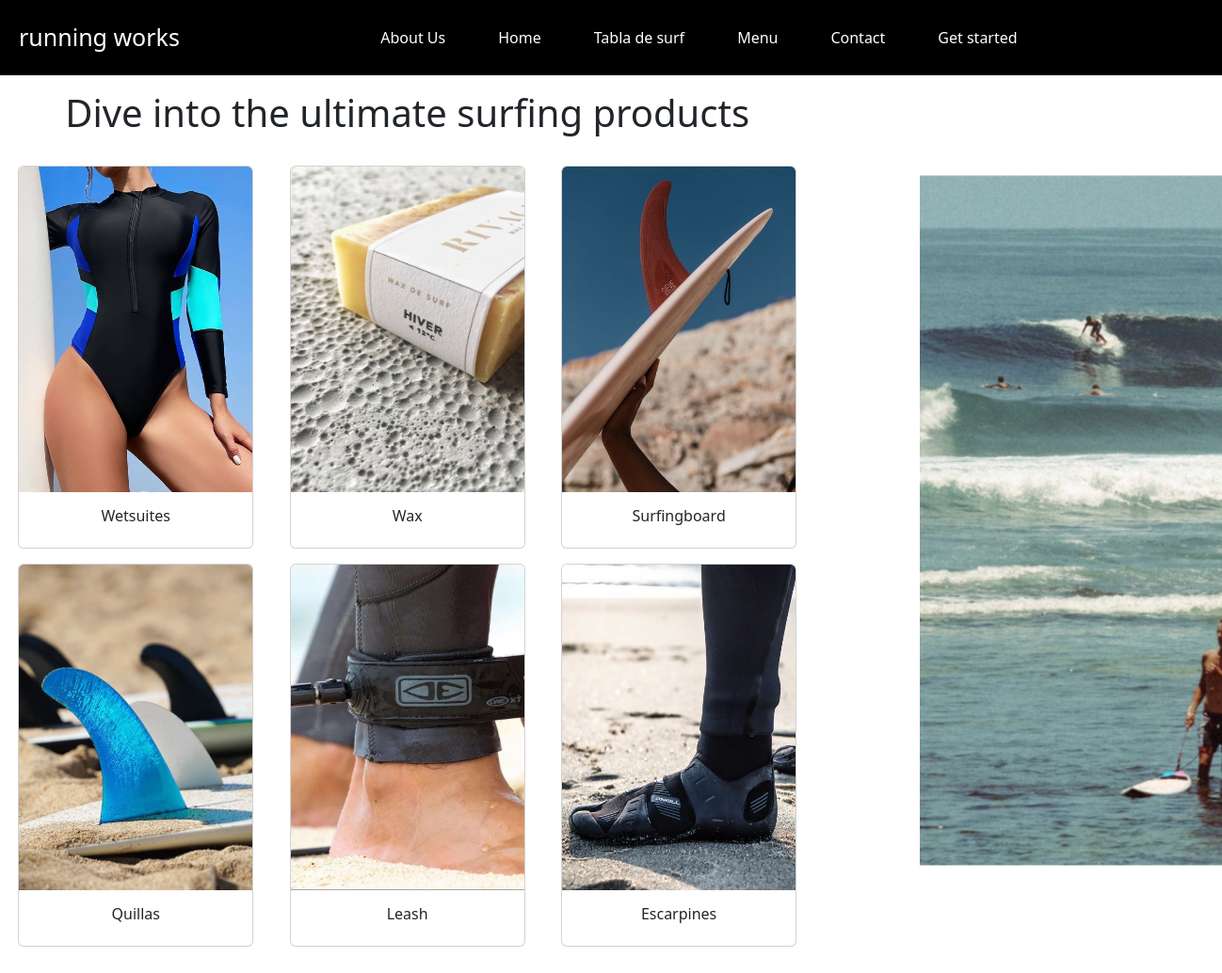
Screenshot of /aboutPage.php with the database file from the repository.
### tables this page shows
CREATE TABLE `about_page` (
  `navbar_title` varchar(255) DEFAULT NULL,
  `about_us` varchar(255) DEFAULT NULL,
  `home` varchar(255) DEFAULT NULL,
  `individual` varchar(255) DEFAULT NULL,
  `archive` varchar(255) DEFAULT NULL,
  `contact` varchar(255) DEFAULT NULL,
  `get_started` varchar(255) DEFAULT NULL,
  `main_title` varchar(255) DEFAULT NULL,
  `image1` varchar(255) DEFAULT NULL,
  `product1` varchar(255) DEFAULT NULL,
  `image2` varchar(255) DEFAULT NULL,
  `product2` varchar(255) DEFAULT NULL,
  `image3` varchar(255) DEFAULT NULL,
  `product3` varchar(255) DEFAULT NULL,
  `image4` varchar(255) DEFAULT NULL,
  `product4` varchar(255) DEFAULT NULL,
  `image5` varchar(255) DEFAULT NULL,
  `product5` varchar(255) DEFAULT NULL,
  `image6` varchar(255) DEFAULT NULL,
  `product6` varchar(255) DEFAULT NULL,
  `right_image` varchar(255) DEFAULT NULL
);

CREATE TABLE `menu` (
  `id` int(11) NOT NULL,
  `nombre` varchar(100) DEFAULT NULL,
  `img` varchar(255) DEFAULT NULL
);

### private/queries.php (called while the page is built, shortened)
<?php
function about_page_variables()
{
  global $db;
  $sql = "SELECT * FROM about_page";
  return mysqli_query($db, $sql);
}
function menu_data()
{
  global $db;
  $sql = "SELECT * FROM menu";
  return mysqli_query($db, $sql);
}

### aboutPage.php (the view, shortened to what this page needs)
<?php
$result = menu_data();
$aboutData = about_page_variables();
$aboutRow = mysqli_fetch_assoc($aboutData);
$main_title = $aboutRow['main_title'];
$right_image = $aboutRow['right_image'];
$navbar_title = $aboutRow['navbar_title'];
$about_us = $aboutRow['about_us'];
$home = $aboutRow['home'];
$individual = $aboutRow['individual'];
$archive = $aboutRow['archive'];
$contact = $aboutRow['contact'];
$get_started = $aboutRow['get_started'];
include (SHARED_PATH . 'aboutPageHeader.php');
?>
<nav class="navbar fixed-top navbar-expand-md navbar-light bg-black">
    <div class="container-fluid">
        <a class="m-2 navbar-brand" href="index.php">
            <?php echo $navbar_title; ?>
        </a>
        <div class="collapse navbar-collapse justify-content-center" id="navbarNav">
            <ul class="navbar-nav">
                <li class="nav-item">
                    <a class="nav-link active" aria-current="page" href="about.php">
                        <?php echo $about_us; ?>
                    </a>
                </li>
                <li class="nav-item">
                    <a class="nav-link" href="index.php">
                        <?php echo $home; ?>
                    </a>
                </li>
                <li class="nav-item">
                    <a class="nav-link" href="individual.php">
                        <?php echo $individual; ?>
                    </a>
                </li>
                <li class="nav-item">
                    <a class="nav-link" href="aboutPage.php">
                        <?php echo $archive; ?>
                    </a>
                </li>
                <li class="nav-item">
                    <a class="nav-link" href="contact.php">
                        <?php echo $contact; ?>
                    </a>
                </li>
                <li class="nav-item ml-auto">
                    <a class="nav-link btn btn-transparent" href="JoinUs.php">
                        <?php echo $get_started; ?>
                    </a>
                </li>
            </ul>
        </div>
    </div>
</nav>
<div class="container-fluid">
    <div class="row">
        <div class="col-lg-8">
            <br><br><br><br>
            <h1 class="text-center">
                <?php echo $main_title; ?>
            </h1><br>
            <div class="row row-cols-1 row-cols-md-3 justify-content-center">
                <?php while ($row = mysqli_fetch_assoc($result)) { ?>
                    <div class="col-md-4 mb-3">
                        <div class="card mx-auto" style="width: 250px;">
                            <a href="Wetsuite.php">
                                <img src="<?php echo $row['img']; ?>" class="card-img-top" alt="...">
                            </a>
                            <div class="card-body text-center">
                                <h5 class="card-title">
                                    <?php echo $row['nombre']; ?>
                                </h5>
                            </div>
                        </div>
                    </div>
                <?php } ?>
            </div>
            <br>
        </div>
        <div class="col-lg-4 d-none d-lg-block mt-5 pt-5 justify-content-center fixed-image">
            <img class="imagen_surfista img-fluid" src="<?php echo $right_image; ?>" alt="">
        </div>
    </div>
</div>
<?php
include (SHARED_PATH . 'footer.php');
?>

### Css/aboutPage.css (style rules this page uses)
.navbar-brand { color: white !important; margin: 10px !important; font-size: 25px !important; }
.nav-link { color: white !important; padding-right: 10px; }
.btn-transparent { background-color: transparent; border-color: white; color: white; }
.navbar-nav { display: flex; justify-content: center; }
.nav-item:not(:last-child) { margin-right: 40px; }
.card-img-top { height: 346px; width: 250px; }
.col-md-4 { margin-right: 0 !important; }
.card { position: relative; overflow: hidden; }
.card img { transition: transform 0.5s ease; }
.imagen_surfista { margin-left: 100px; height: 700px; }
.fixed-image { position: absolute; top: 46%; right: 0; transform: translateY(-50%); }
.card-title { font-size: 16px; }

### rows the page displays
about_page: navbar_title "running works", about_us "About Us", home "Home", individual "Tabla de surf", archive "Menu", contact "Contact", get_started "Get started", main_title "Dive into the ultimate surfing products", right_image (picture)
menu: img (picture), nombre "Wetsuites"
menu: img (picture), nombre "Wax"
menu: img (picture), nombre "Surfingboard"
menu: img (picture), nombre "Quillas"
menu: img (picture), nombre "Leash"
menu: img (picture), nombre "Escarpines"
